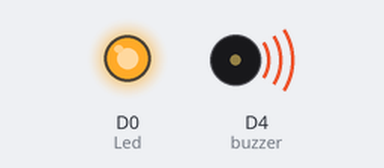
Bench run of a sketch on a simulated ESP8266 (NodeMCU). Shown: output pins drawn as LEDs (lit = HIGH), buzzer (waves = sounding, pin HIGH). WiFi joins after 1.5 s; servers stay silent unless stated; uploads are accepted with an empty reply; what the sketch prints to the serial monitor is not drawn.

Above: at 6.9 s.
Timing chart, 0 to 10.8 s (numbered marks = the images above):
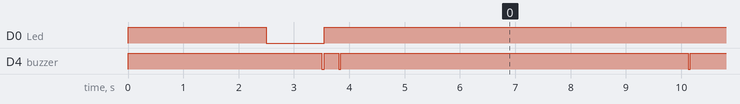

Measured:
- by itself, D4 (buzzer): goes LOW 0.04 s, HIGH 0.26 s, 19 × (LOW 0.04 s, HIGH 6.3 s), LOW 0.04 s, then HIGH

The sketch:

temperature_and_soilmoisture_monitoring_using_googlesheet.ino
```cpp
#define BLYNK_TEMPLATE_ID "TMPL0tRLYzze"
#define BLYNK_TEMPLATE_NAME "Sintex Tank Monitor"
#define DEVICE_NAME "Sintex Tank Monitor"
#define DEVICE_SOFTWARE "ESP_SINTEX_01_12_2023{DD_MM_YYYY}"
#define BLYNK_FIRMWARE_VERSION "0.2.4"

#define BLYNK_PRINT Serial

#include <ESP8266WiFi.h>
#include "HTTPSRedirect.h"
#include <WiFiClientSecure.h>
#include <Wire.h>
#include "Config.h"
#include "Utilities.h"

#define DHTPIN D3 //connect DHT data pin to D3
#define DHTTYPE DHT11   // DHT 11

#define SCREEN_WIDTH 128 // OLED display width, in pixels
#define SCREEN_HEIGHT 64 // OLED display height, in pixels

// Declaration for an SSD1306 display connected to I2C (SDA, SCL pins)
#define OLED_RESET     -1 // Reset pin # (or -1 if sharing Arduino reset pin)

void setup() {
  Serial.begin(115200);
  Serial.flush();
  Serial.println();
  Serial.print("Connecting to wifi: ");
  Serial.println(ssid);
  // flush() is needed to print the above (connecting...) message reliably,
  // in case the wireless connection doesn't go through
  Serial.flush();

  //pinMode(msensor, INPUT);
  pinMode(Led, OUTPUT);
  //digitalWrite(Led, LOW);

  //pinMode(DHTPIN, OUTPUT);
  pinMode(buzzer, OUTPUT);

  digitalWrite(Led,HIGH);
  digitalWrite(buzzer,HIGH);
  delay(2000);

  //Begins to receive Temperature and humidity values.
  //From sensor

  WiFi.begin(ssid, password);
  while (WiFi.status() != WL_CONNECTED) {
    delay(500);
    digitalWrite(Led, LOW);
    Serial.print(".");
  }

  digitalWrite(Led, HIGH);
  digitalWrite(buzzer,LOW);
  Serial.println("");
  Serial.println("WiFi connected");
  Serial.println("IP address: ");
  Serial.println(WiFi.localIP());
  digitalWrite(buzzer,HIGH);

  digitalWrite(Led,LOW);
  digitalWrite(buzzer,LOW);
  delay(40);
  digitalWrite(Led,HIGH);
  digitalWrite(buzzer,HIGH);
}

void loop() {
  setupHttpsRedirect();

  temp = 100;
  hum = 1221;
  Serial.print("temperature = ");
  Serial.println(temp);
  Serial.print("humidity = ");
  Serial.println(hum);
  msvalue = 20;
  mspercent = map(msvalue,0,1023,100,0); // To display the soil moisture value in percentage

  Serial.print("GET Data from cell 1 soil moisture: ");
  Serial.println(cellAddress1);

  if (client->GET(url1, host)){
    //get the value of the cell
    payload1 = client->getResponseBody();
  digitalWrite(buzzer,LOW);
  delay(40);
    digitalWrite(buzzer,HIGH);
    payload1.trim(); //soil moisture set value
    Serial.println(payload1);
    ++connect_count;
  }

  Serial.print("GET Data from cell 2: ");
  Serial.println(cellAddress2);

  if (client->GET(url2, host)){
    //get the value of the cell
    payload2 = client->getResponseBody();
  digitalWrite(buzzer,LOW);
  delay(40);
    digitalWrite(buzzer,HIGH);
    payload2.trim(); /// temperature value
    Serial.println(payload2);
    ++connect_count;
  }

  if (error_count > 3){
    Serial.println("Halting processor...");
    delete client;
    client = nullptr;
    Serial.flush();
    ESP.deepSleep(0);
  }

  // Add some delay in between checks
  delay(1000);
  int moisture = payload1.toInt();
  int ctemp= payload2.toInt();

  if(mspercent<=moisture)
  {
    //digitalWrite(buzzer,HIGH);
  }

  if(mspercent>moisture)
  {
    //digitalWrite(buzzer,LOW);
  }

  if(temp>=ctemp)
  {
    //digitalWrite(Led,LOW);
  }


  if(temp<ctemp)
  {
    //digitalWrite(Led,LOW);
  }

  sendData(temp, hum, mspercent); //--> Calls the sendData Subroutine

}
```

DebugMacros.h
```cpp
// Variadic macros used to print information in de-bugging mode
// from LarryD, Arduino forum

#pragma once
// un-comment this line to print the debugging statements
//#define DEBUG

#ifdef DEBUG
  #define DPRINT(...)    Serial.print(__VA_ARGS__)
  #define DPRINTLN(...)  Serial.println(__VA_ARGS__)
#else
  // define blank line
  #define DPRINT(...)
  #define DPRINTLN(...)
#endif
```

HTTPSRedirect.cpp
```cpp
// (licence header left out)
#include "HTTPSRedirect.h"
#include "DebugMacros.h"

HTTPSRedirect::HTTPSRedirect(const int p=443) : _httpsPort(p){
  Init();
}

HTTPSRedirect::~HTTPSRedirect(){
}

void HTTPSRedirect::Init(void){
  _keepAlive = true;
  _printResponseBody = false;
  _maxRedirects = 10;
  _contentTypeHeader = "application/x-www-form-urlencoded";
}

// This is the main function which is similar to the method
// print() from WifiClient or WifiClientSecure
bool HTTPSRedirect::printRedir(void){
  unsigned int httpStatus;

  // Check if connection to host is alive
  if (!connected()){
    Serial.println("Error! Not connected to host.");
    return false;
  }

  // Clear the input stream of any junk data before making the request
  while(available())
    read();

  // Create HTTP/1.1 compliant request string
  // HTTP/1.1 complaint request packet must exist

  DPRINTLN(_Request);

  // Make the actual HTTPS request using the method
  // print() from the WifiClientSecure class
  // Make sure the input stream is cleared (as above) before making the call
  print(_Request);

  // Read HTTP Response Status lines
  while (connected()) {

    httpStatus = getResponseStatus();

    // Only some HTTP response codes are checked for
    // http://www.restapitutorial.com/httpstatuscodes.html
    switch (httpStatus){
      // Success. Fetch final response body
      case 200:
      case 201:
        {
          // final header is discarded
          fetchHeader();

          #ifdef EXTRA_FNS
          printHeaderFields();
          #endif

          if (_hF.transferEncoding == "chunked")
            fetchBodyChunked();
          else
            fetchBodyUnChunked(_hF.contentLength);

          return true;
        }
        break;

      case 301:
      case 302:
        {
          // Get re-direction URL from the 'Location' field in the header
          if (getLocationURL()){
            //stop(); // may not be required

            _myResponse.redirected = true;

            // Make a new connection to the re-direction server
            if (!connect(_redirHost.c_str(), _httpsPort)) {
              Serial.println("Connection to re-directed URL failed!");
              return false;
            }

            // Recursive call to the requested URL on the server
            return printRedir();

          }
          else{
            Serial.println("Unable to retrieve redirection URL!");
            return false;

          }
        }
        break;

      default:
        Serial.print("Error with request. Response status code: ");
        Serial.println(httpStatus);
        return false;
        break;
    } // end of switch

  }  // end of while

  return false;

}

// Create a HTTP GET request packet
// GET headers must be terminated with a "\r\n\r\n"
// http://stackoverflow.com/questions/6686261/what-at-the-bare-minimum-is-required-for-an-http-request
void HTTPSRedirect::createGetRequest(const String& url, const char* host){
  _Request =  String("GET ") + url + " HTTP/1.1\r\n" +
                          "Host: " + host + "\r\n" +
                          "User-Agent: ESP8266\r\n" +
                          (_keepAlive ? "" : "Connection: close\r\n") +
                          "\r\n\r\n";

  return;
}

// Create a HTTP POST request packet
// POST headers must be terminated with a "\r\n\r\n"
// POST requests have 1 single blank like between the end of the header fields and the body payload
void HTTPSRedirect::createPostRequest(const String& url, const char* host, const String& payload){
  // Content-Length is mandatory in POST requests
  // Body content will include payload and a newline character
  unsigned int len = payload.length() + 1;

  _Request =  String("POST ") + url + " HTTP/1.1\r\n" +
                          "Host: " + host + "\r\n" +
                          "User-Agent: ESP8266\r\n" +
                          (_keepAlive ? "" : "Connection: close\r\n") +
                          "Content-Type: " + _contentTypeHeader + "\r\n" +
                          "Content-Length: " + len + "\r\n" +
                          "\r\n" +
                          payload +
                          "\r\n\r\n";

  return;
}


bool HTTPSRedirect::getLocationURL(void){

  bool flag;

  // Keep reading from the input stream till we get to
  // the location field in the header
  flag = find("Location: ");

  if (flag){
    // Skip URI protocol (http, https, etc. till '//')
    // This assumes that the location field will be containing
    // a URL of the form: http<s>://<hostname>/<url>
    readStringUntil('/');
    readStringUntil('/');
    // get hostname
    _redirHost = readStringUntil('/');
    // get remaining url
    _redirUrl = String('/') + readStringUntil('\n');
  }
  else{
    DPRINT("No valid 'Location' field found in header!");
  }

  // Create a GET request for the new location
  createGetRequest(_redirUrl, _redirHost.c_str());

  DPRINT("_redirHost: ");
  DPRINTLN(_redirHost);
  DPRINT("_redirUrl: ");
  DPRINTLN(_redirUrl);

  return flag;
}

void HTTPSRedirect::fetchHeader(void){
  String line = "";
  int pos = -1;
  int pos2 = -1;
  int pos3 = -1;

  _hF.transferEncoding = "";
  _hF.contentLength = 0;

  #ifdef EXTRA_FNS
  _hF.contentType = "";
  #endif

  while (connected()) {
    line = readStringUntil('\n');

    DPRINTLN(line);

    // HTTP headers are terminated by a CRLF ('\r\n')
    // Hence the final line will contain only '\r'
    // since we have already till the end ('\n')
    if (line == "\r")
      break;

    if (pos < 0){
      pos = line.indexOf("Transfer-Encoding: ");
      if (!pos)
        // get string & remove trailing '\r' character to facilitate string comparisons
        _hF.transferEncoding = line.substring(19, line.length()-1);
    }
    if (pos2 < 0){
      pos2 = line.indexOf("Content-Length: ");
      if (!pos2)
        _hF.contentLength = line.substring(16).toInt();
    }
    #ifdef EXTRA_FNS
    if (pos3 < 0){
      pos3 = line.indexOf("Content-Type: ");
      if (!pos3)
        // get string & remove trailing '\r' character to facilitate string comparisons
        _hF.contentType = line.substring(14, line.length()-1);
    }
    #endif

  }

  return;
}

void HTTPSRedirect::fetchBodyUnChunked(unsigned len){
  String line;
  DPRINTLN("Body:");

  while ((connected()) && (len > 0)) {
    line = readStringUntil('\n');
    len -= line.length();
    // Content length will include all '\n' terminating characters
    // Decrement once more to account for the '\n' line ending character
    --len;

    if (_printResponseBody)
      Serial.println(line);

    _myResponse.body += line;
    _myResponse.body += '\n';

  }
}

// Ref: http://mihai.ibanescu.net/chunked-encoding-and-python-requests
// http://fssnip.net/2t
void HTTPSRedirect::fetchBodyChunked(void){
  String line;
  int chunkSize;

  while (connected()){
    line = readStringUntil('\n');

    // Skip any empty lines
    if (line == "\r")
      continue;

    // Chunk sizes are in hexadecimal so convert to integer
    chunkSize = (uint32_t) strtol((const char *) line.c_str(), NULL, 16);
    DPRINT("Chunk Size: ");
    DPRINTLN(chunkSize);

    // Terminating chunk is of size 0
    if (chunkSize == 0)
      break;

    while (chunkSize > 0){
      line = readStringUntil('\n');
      if (_printResponseBody)
        Serial.println(line);

      _myResponse.body += line;
      _myResponse.body += '\n';

      chunkSize -= line.length();
      // The line above includes the '\r' character
      // which is not part of chunk size, so account for it
      --chunkSize;
    }

    // Skip over chunk trailer

  }

  return;

}

unsigned int HTTPSRedirect::getResponseStatus(void){
  // Read response status line
  // ref: https://www.tutorialspoint.com/http/http_responses.htm

  unsigned int statusCode;
  String reasonPhrase;
  String line;

  unsigned int pos = -1;
  unsigned int pos2 = -1;

  // Skip any empty lines
  do{
    line = readStringUntil('\n');
  }while(line.length() == 0);

  pos = line.indexOf("HTTP/1.1 ");
  pos2 = line.indexOf(" ", 9);

  if (!pos){
    statusCode = line.substring(9, pos2).toInt();
    reasonPhrase = line.substring(pos2+1, line.length()-1);
  }
  else{
    DPRINTLN("Error! No valid Status Code found in HTTP Response.");
    statusCode = 0;
    reasonPhrase = "";
  }

  _myResponse.statusCode = statusCode;
  _myResponse.reasonPhrase = reasonPhrase;

  DPRINT("Status code: ");
  DPRINTLN(statusCode);
  DPRINT("Reason phrase: ");
  DPRINTLN(reasonPhrase);

  return statusCode;
}

bool HTTPSRedirect::GET(const String& url, const char* host){
  return GET(url, host, _printResponseBody);
}

bool HTTPSRedirect::GET(const String& url, const char* host, const bool& disp){
  bool retval;
  bool oldval;

  // set _printResponseBody temporarily to argument passed
  oldval = _printResponseBody;
  _printResponseBody = disp;

  // redirected Host and Url need to be initialized in case a
  // reConnectFinalEndpoint() request is made after an initial request
  // which did not have redirection
  _redirHost = host;
  _redirUrl = url;

  InitResponse();

  // Create request packet
  createGetRequest(url, host);

  // Calll request handler
  retval = printRedir();

  _printResponseBody = oldval;
  return retval;
}

bool HTTPSRedirect::POST(const String& url, const char* host, const String& payload){
  return POST(url, host, payload, _printResponseBody);
}

bool HTTPSRedirect::POST(const String& url, const char* host, const String& payload, const bool& disp){
  bool retval;
  bool oldval;

  // set _printResponseBody temporarily to argument passed
  oldval = _printResponseBody;
  _printResponseBody = disp;

  // redirected Host and Url need to be initialized in case a
  // reConnectFinalEndpoint() request is made after an initial request
  // which did not have redirection
  _redirHost = host;
  _redirUrl = url;

  InitResponse();

  // Create request packet
  createPostRequest(url, host, payload);

  // Call request handler
  retval = printRedir();

  _printResponseBody = oldval;
  return retval;
}

void HTTPSRedirect::InitResponse(void){
  // Init response data
  _myResponse.body = "";
  _myResponse.statusCode = 0;
  _myResponse.reasonPhrase = "";
  _myResponse.redirected = false;
}

int HTTPSRedirect::getStatusCode(void){
  return _myResponse.statusCode;
}

String HTTPSRedirect::getReasonPhrase(void){
  return _myResponse.reasonPhrase;
}

String HTTPSRedirect::getResponseBody(void){
  return _myResponse.body;
}

void HTTPSRedirect::setPrintResponseBody(bool disp){
  _printResponseBody = disp;
}

void HTTPSRedirect::setMaxRedirects(const unsigned int n){
  _maxRedirects = n;  // to-do: use this in code above
}

void HTTPSRedirect::setContentTypeHeader(const char *type){
  _contentTypeHeader = type;
}

#ifdef OPTIMIZE_SPEED
bool HTTPSRedirect::reConnectFinalEndpoint(void){
  // disconnect if connection already exists
  if (connected())
    stop();

  DPRINT("_redirHost: ");
  DPRINTLN(_redirHost);
  DPRINT("_redirUrl: ");
  DPRINTLN(_redirUrl);

  // Connect to stored final endpoint
  if (!connect(_redirHost.c_str(), _httpsPort)) {
    DPRINTLN("Connection to final URL failed!");
    return false;
  }

  // Valid request packed must already be
  // present at this point in the member variable _Request
  // from the previous GET() or POST() request

  // Make call to final endpoint
  return printRedir();
}
#endif

#ifdef EXTRA_FNS
void HTTPSRedirect::fetchBodyRaw(void){
  String line;

  while (connected()){
    line = readStringUntil('\n');
    if (_printResponseBody)
      Serial.println(line);

    _myResponse.body += line;
    _myResponse.body += '\n';
  }
}

void HTTPSRedirect::printHeaderFields(void){
  DPRINT("Transfer Encoding: ");
  DPRINTLN(_hF.transferEncoding);
  DPRINT("Content Length: ");
  DPRINTLN(_hF.contentLength);
  DPRINT("Content Type: ");
  DPRINTLN(_hF.contentType);
}
#endif
```

HTTPSRedirect.h
```cpp
// (licence header left out)
#pragma once
#include <WiFiClientSecure.h>

// Un-comment for extra functionality
//#define EXTRA_FNS
#define OPTIMIZE_SPEED

class HTTPSRedirect : public WiFiClientSecure {
  private:
    const int _httpsPort;
    bool _keepAlive;
    String _redirUrl;
    String _redirHost;
    unsigned int _maxRedirects;  // to-do
    const char* _contentTypeHeader;

    struct headerFields{
      String transferEncoding;
      unsigned int contentLength;
      #ifdef EXTRA_FNS
      String contentType;
      #endif
    };

    headerFields _hF;

    String _Request;

    struct Response{
      int statusCode;
      String reasonPhrase;
      bool redirected;
      String body;
    };

    Response _myResponse;
    bool _printResponseBody;

    void Init(void);
    bool printRedir(void);
    void fetchHeader(void);
    bool getLocationURL(void);
    void fetchBodyUnChunked(unsigned);
    void fetchBodyChunked(void);
    unsigned int getResponseStatus(void);
    void InitResponse(void);
    void createGetRequest(const String&, const char*);
    void createPostRequest(const String&, const char*, const String&);

#ifdef EXTRA_FNS
    void fetchBodyRaw(void);
    void printHeaderFields(void);
#endif

  public:
    HTTPSRedirect(const int);
    ~HTTPSRedirect();

    bool GET(const String&, const char*);
    bool GET(const String&, const char*, const bool&);
    bool POST(const String&, const char*, const String&);
    bool POST(const String&, const char*, const String&, const bool&);

    int getStatusCode(void);
    String getReasonPhrase(void);
    String getResponseBody(void);

    void setPrintResponseBody(bool);
    void setMaxRedirects(const unsigned int);

    void setContentTypeHeader(const char *);
#ifdef OPTIMIZE_SPEED
    bool reConnectFinalEndpoint(void);
#endif

};
```

Config.h
```cpp
// Fill ssid and password with your network credentials
const char* ssid = "Cijaiz_Zone0";
const char* password = "Bb00m5050";
```

Source omitted: Utilities.h (2776 bytes)
